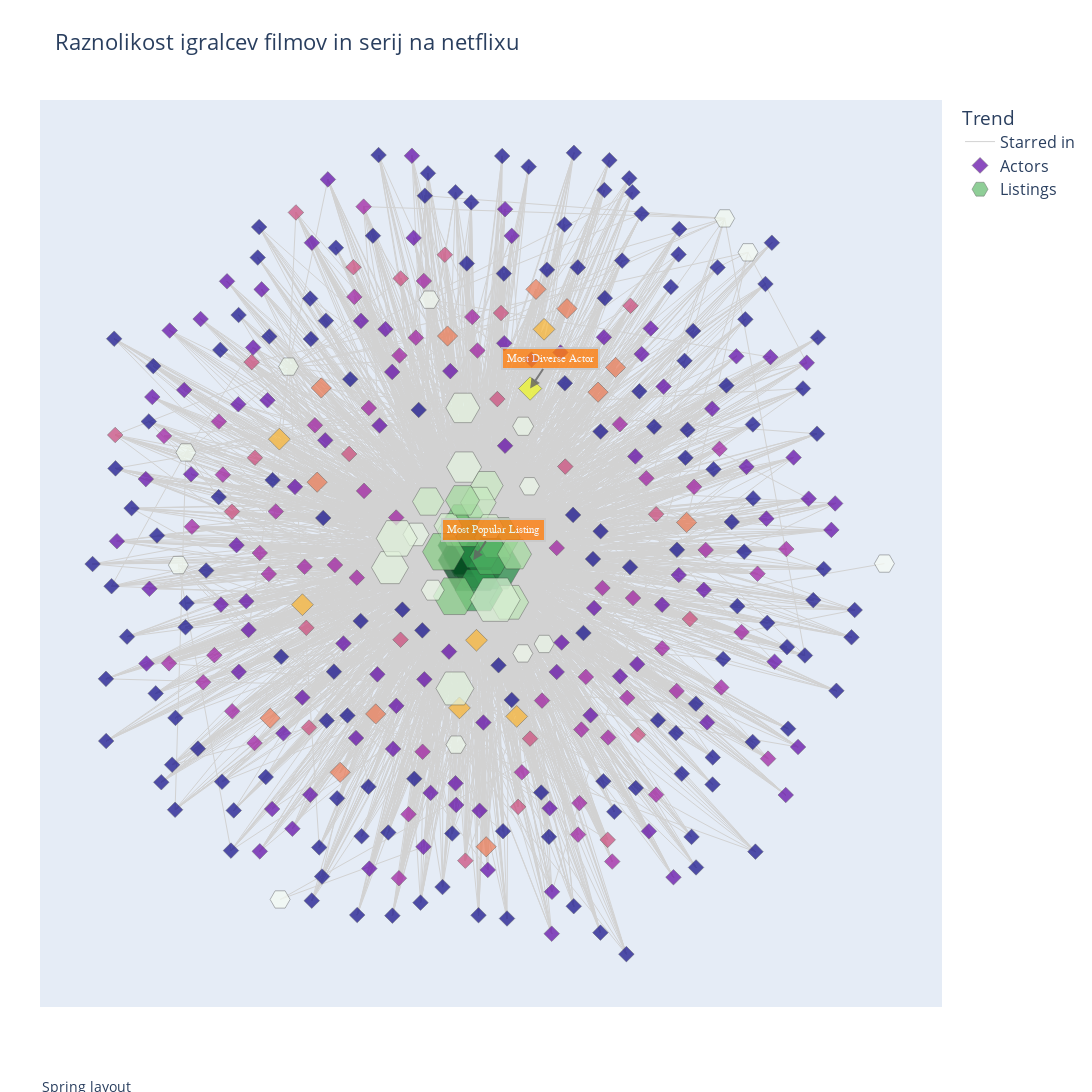

Notebook code for this chart:
### Code cell
from plotly.offline import plot, iplot
pos = nx.spring_layout(G_weighted, k=0.9)
#d = dict(nx.degree(G_weighted))
Xv=[pos[k][0] for k in actors]
Yv=[pos[k][1] for k in actors]
for i in range(len(actors)):
    actors[i] = actors[i] + ":\n " + str(listOfDegreesActor[i])

Xv2=[pos[k][0] for k in genres]
Yv2=[pos[k][1] for k in genres]
for i in range(len(genres)):
    genres[i] = genres[i] + ":\n " + str(listOfDegreesGenre[i])

Xed=[]
Yed=[]
for edge in G_weighted.edges:
    Xed+=[pos[edge[0]][0],pos[edge[1]][0], None]
    Yed+=[pos[edge[0]][1],pos[edge[1]][1], None]

axis=dict(showline=False, # hide axis line, grid, ticklabels and  title
          zeroline=False,
          showgrid=False,
          showticklabels=False,
          title=''
          )

width=1300
height=1100
layout=Layout(title= "Raznolikost igralcev filmov in serij na netflixu",
    font= dict(size=16),
    showlegend=True,
    autosize=False,
    width=width,
    height=height,
    xaxis=go.layout.XAxis(axis),
    yaxis=go.layout.YAxis(axis),
    margin=go.layout.Margin(
        l=40,
        r=40,
        b=85,
        t=100,
    ),
    hovermode='closest',
    annotations=[
           dict(
           showarrow=False,
            text='Spring layout',
            xref='paper',
            yref='paper',
            x=0,
            y=-0.1,
            xanchor='left',
            yanchor='bottom',
            font=dict(
            size=14
            )
            )
        ]
    )

edgesTrace=Scatter(
               x=Xed,
               y=Yed,
               mode='lines',
               name='Starred in',
               line=dict(color='rgb(210,210,210)', width=1),
               hoverinfo='none'
               
               )
actorsTrace=Scatter(
               x=Xv,
               y=Yv,
               mode='markers',
               name='Actors',
               marker=dict(
                    symbol='diamond',
                    size=[i*1.2 if(i > 12) else 12 for i in listOfDegreesActor], 
                    showscale=False,
                    reversescale = False,                            
                    color= listOfDegreesActor,
                    line=dict(color='rgb(50,50,50)', width=0.5)
               ),
               text=actors,
               hoverinfo='text'
               )
genresTrace=Scatter(
               x=Xv2,
               y=Yv2,
               mode='markers',
               name='Listings',
               marker=dict(symbol='hexagon2',
                    size=[i/4 if(i>150) else (i/3 if(i > 100) else (i/2 if(i > 50) else (20 if(i <= 20) else i))) for i in listOfDegreesGenre],
                    showscale=False,
                    colorscale="Greens",
                    reversescale = False,                            
                    color= listOfDegreesGenre,
                    line=dict(color='rgb(50,50,50)', width=0.5)
               ),
               text=genres,
               hoverinfo='text'
               )

data1=[edgesTrace, actorsTrace, genresTrace, ]
fig1=Figure(data=data1, layout=layout)
fig1.update_layout(legend_title_text='Trend')
fig1.add_annotation(
        x=pos[mostDiverseActor][0],
        y=pos[mostDiverseActor][1],
        xref="x",
        yref="y",
        text="Most Diverse Actor",
        showarrow=True,
        font=dict(
            family="Courier New, monospace",
            size=11,
            color="#ffffff"
            ),
        align="center",
        arrowhead=2,
        arrowsize=1,
        arrowwidth=2,
        arrowcolor="#636363",
        ax=20,
        ay=-30,
        bordercolor="#c7c7c7",
        borderwidth=2,
        borderpad=4,
        bgcolor="#ff7f0e",
        opacity=0.8
        )
fig1.add_annotation(
        x=pos[mostPopularGenre][0],
        y=pos[mostPopularGenre][1],
        xref="x",
        yref="y",
        text="Most Popular Listing",
        showarrow=True,
        font=dict(
            family="Courier New, monospace",
            size=11,
            color="#ffffff"
            ),
        align="center",
        arrowhead=2,
        arrowsize=1,
        arrowwidth=2,
        arrowcolor="#636363",
        ax=20,
        ay=-30,
        bordercolor="#c7c7c7",
        borderwidth=2,
        borderpad=4,
        bgcolor="#ff7f0e",
        opacity=0.8
        )
iplot(fig1, filename='diversity_actors_netflix-nx')

### Figure 1 — Plotly figure (JSON) as saved in the notebook; plotly's stock layout.template omitted (floating-point values rounded to 4 significant figures; data arrays with more than 128 entries replaced by an {"elided": "..."} marker saying what was removed)
{"data": [{"hoverinfo": "none", "line": {"color": "rgb(210,210,210)", "width": 1}, "mode": "lines", "name": "Starred in", "type": "scatter", "x": {"elided": "9936 float values"}, "y": {"elided": "9936 float values"}}, {"hoverinfo": "text", "marker": {"color": {"elided": "329 int values"}, "line": {"color": "rgb(50,50,50)", "width": 0.5}, "reversescale": false, "showscale": false, "size": {"elided": "329 float values"}, "symbol": "diamond"}, "mode": "markers", "name": "Actors", "text": {"elided": "329 str values"}, "type": "scatter", "x": {"elided": "329 float values"}, "y": {"elided": "329 float values"}}, {"hoverinfo": "text", "marker": {"color": [154, 172, 266, 280, 26, 210, 111, 195, 145, 56, 35, 65, 138, 78, 126, 21, 190, 164, 127, 71, 5, 63, 37, 102, 102, 50, 34, 18, 38, 14, 10, 20, 41, 20, 6, 23, 55, 11, 12, 18, 1, 2], "colorscale": [[0, "rgb(247,252,245)"], [0.125, "rgb(229,245,224)"], [0.25, "rgb(199,233,192)"], [0.375, "rgb(161,217,155)"], [0.5, "rgb(116,196,118)"], [0.625, "rgb(65,171,93)"], [0.75, "rgb(35,139,69)"], [0.875, "rgb(0,109,44)"], [1, "rgb(0,68,27)"]], "line": {"color": "rgb(50,50,50)", "width": 0.5}, "reversescale": false, "showscale": false, "size": [38.5, 43, 66.5, 70, 26, 52.5, 37, 48.75, 48.33, 28, 35, 32.5, 46, 39, 42, 21, 47.5, 41, 42.33, 35.5, 20, 31.5, 37, 34, 34, 50, 34, 20, 38, 20, 20, 20, 41, 20, 20, 23, 27.5, 20, 20, 20, 20, 20], "symbol": "hexagon2"}, "mode": "markers", "name": "Listings", "text": ["Romantic Movies:\n 154", "TV Dramas:\n 172", "Comedies:\n 266", "Dramas:\n 280", "LGBTQ Movies:\n 26", "Action & Adventure:\n 210", "TV Comedies:\n 111", "Independent Movies:\n 195", "Children & Family Movies:\n 145", "Kids' TV:\n 56", "Classic Movies:\n 35", "Cult Movies:\n 65", "Sci-Fi & Fantasy:\n 138", "Music & Musicals:\n 78", "Crime TV Shows:\n 126", "Docuseries:\n 21", "International Movies:\n 190", "Thrillers:\n 164", "International TV Shows:\n 127", "TV Sci-Fi & Fantasy:\n 71", "Science & Nature TV:\n 5", "British TV Shows:\n 63", "TV Thrillers:\n 37", "TV Action & Adventure:\n 102", "Horror Movies:\n 102", "Sports Movies:\n 50", "Documentaries:\n 34", "Anime Series:\n 18", "Romantic TV Shows:\n 38", "Anime Features:\n 14", "TV Shows:\n 10", "Teen TV Shows:\n 20", "TV Horror:\n 41", "Classic & Cult TV:\n 20", "Stand-Up Comedy & Talk Shows:\n 6", "Faith & Spirituality:\n 23", "TV Mysteries:\n 55", "Stand-Up Comedy:\n 11", "Movies:\n 12", "Spanish-Language TV Shows:\n 18", "Korean TV Shows:\n 1", "Reality TV:\n 2"], "type": "scatter", "x": [-0.002323, -0.02196, -0.007767, -0.003005, -0.1424, 0.0496, -0.0436, 0.01208, -0.02128, -0.06444, -0.0253, 0.03029, 0.05584, 0.08452, -0.07531, 0.1188, 0.01076, 0.03833, -0.0486, 0.009477, 0.6673, -0.1126, -0.2059, -0.02917, 0.09775, 0.05067, -0.02828, -0.04491, -0.04749, 0.118, -0.7221, 0.1701, -0.1893, -0.4532, -0.1102, -0.1016, 0.03699, 0.6105, -0.7038, 0.1342, 1, -0.474], "y": [-0.04875, -0.018, 0.01032, -0.02442, 0.03636, -0.03858, 0.047, 0.007629, 0.05694, 0.05659, 0.1943, 0.1509, 0.02901, -0.1228, -0.004281, 0.29, -0.09435, -0.0157, -0.1086, 0.1108, 0.6979, 0.1134, -0.04149, 0.1163, -0.009928, -0.1167, 0.333, -0.4565, -0.3248, -0.2426, -0.0355, -0.2205, 0.02704, 0.4299, 0.5868, -0.09438, 0.05491, 0.7774, 0.2286, 0.1493, -0.03199, -0.8195]}], "layout": {"annotations": [{"font": {"size": 14}, "showarrow": false, "text": "Spring layout", "x": 0, "xanchor": "left", "xref": "paper", "y": -0.1, "yanchor": "bottom", "yref": "paper"}, {"align": "center", "arrowcolor": "#636363", "arrowhead": 2, "arrowsize": 1, "arrowwidth": 2, "ax": 20, "ay": -30, "bgcolor": "#ff7f0e", "bordercolor": "#c7c7c7", "borderpad": 4, "borderwidth": 2, "font": {"color": "#ffffff", "family": "Courier New, monospace", "size": 11}, "opacity": 0.8, "showarrow": true, "text": "Most Diverse Actor", "x": 0.1358, "xref": "x", "y": 0.3784, "yref": "y"}, {"align": "center", "arrowcolor": "#636363", "arrowhead": 2, "arrowsize": 1, "arrowwidth": 2, "ax": 20, "ay": -30, "bgcolor": "#ff7f0e", "bordercolor": "#c7c7c7", "borderpad": 4, "borderwidth": 2, "font": {"color": "#ffffff", "family": "Courier New, monospace", "size": 11}, "opacity": 0.8, "showarrow": true, "text": "Most Popular Listing", "x": -0.003005, "xref": "x", "y": -0.02442, "yref": "y"}], "autosize": false, "font": {"size": 16}, "height": 1100, "hovermode": "closest", "legend": {"title": {"text": "Trend"}}, "margin": {"b": 85, "l": 40, "r": 40, "t": 100}, "showlegend": true, "title": {"text": "Raznolikost igralcev filmov in serij na netflixu"}, "width": 1300, "xaxis": {"showgrid": false, "showline": false, "showticklabels": false, "title": {"text": ""}, "zeroline": false}, "yaxis": {"showgrid": false, "showline": false, "showticklabels": false, "title": {"text": ""}, "zeroline": false}}}
